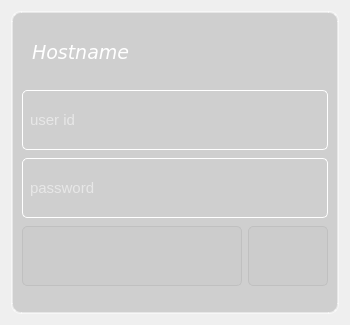
<?xml version="1.0" encoding="UTF-8"?>
<ui version="4.0">
 <class>LoginForm</class>
 <widget class="QWidget" name="LoginForm">
  <property name="geometry">
   <rect>
    <x>0</x>
    <y>0</y>
    <width>350</width>
    <height>325</height>
   </rect>
  </property>
  <property name="font">
   <font>
    <family>Andale Mono</family>
    <pointsize>12</pointsize>
   </font>
  </property>
  <property name="windowTitle">
   <string>LoginForm</string>
  </property>
  <property name="styleSheet">
   <string notr="true">QWidget {
    border-radius: 5px;
}
#formFrame{
border:2px solid rgba(255,255,255,0.5);
}

#hostnameLabel {
	color: white;
}

#formFrame { 
    background-color: rgba(80,80,80, 0.2);
    border-radius: 10px;
}

QComboBox,
QPushButton {
    color:black;
    border: 1px solid silver;
    background-color: rgba(200, 200, 200,0.5);
}




QComboBox::drop-down {
    border:none;
    width: 24px;
    text-align: right;
}

QComboBox::down-arrow {
    image: url(:/resources/dropdown.svg);
	color:red;
}
QLineEdit::focus{
border: 2px solid rgba(255, 236, 180 ,1);
	
}
QLineEdit{
color:white;
font-size:15px;
padding:5px;
border:1px solid white;
background-color: rgba(0,0,255,0);
}</string>
  </property>
  <layout class="QVBoxLayout" name="verticalLayout">
   <item>
    <widget class="QFrame" name="formFrame">
     <property name="sizePolicy">
      <sizepolicy hsizetype="Preferred" vsizetype="MinimumExpanding">
       <horstretch>0</horstretch>
       <verstretch>0</verstretch>
      </sizepolicy>
     </property>
     <layout class="QGridLayout" name="gridLayout">
      <property name="bottomMargin">
       <number>25</number>
      </property>
      <property name="verticalSpacing">
       <number>8</number>
      </property>
      <item row="0" column="0">
       <widget class="QLabel" name="hostnameLabel">
        <property name="minimumSize">
         <size>
          <width>0</width>
          <height>60</height>
         </size>
        </property>
        <property name="maximumSize">
         <size>
          <width>10000</width>
          <height>60</height>
         </size>
        </property>
        <property name="font">
         <font>
          <family>Bitstream Vera Sans</family>
          <pointsize>14</pointsize>
          <weight>50</weight>
          <italic>true</italic>
          <bold>false</bold>
         </font>
        </property>
        <property name="text">
         <string>Hostname</string>
        </property>
        <property name="alignment">
         <set>Qt::AlignLeading|Qt::AlignLeft|Qt::AlignVCenter</set>
        </property>
        <property name="margin">
         <number>0</number>
        </property>
        <property name="indent">
         <number>10</number>
        </property>
       </widget>
      </item>
      <item row="0" column="1">
       <widget class="QLabel" name="iconLabel">
        <property name="minimumSize">
         <size>
          <width>50</width>
          <height>50</height>
         </size>
        </property>
        <property name="maximumSize">
         <size>
          <width>50</width>
          <height>50</height>
         </size>
        </property>
        <property name="text">
         <string/>
        </property>
        <property name="pixmap">
         <pixmap resource="qt-lightdm-greeter.qrc">:/resources/rqt-2.png</pixmap>
        </property>
        <property name="scaledContents">
         <bool>true</bool>
        </property>
        <property name="alignment">
         <set>Qt::AlignCenter</set>
        </property>
       </widget>
      </item>
      <item row="1" column="0" colspan="2">
       <widget class="QLineEdit" name="userInput">
        <property name="minimumSize">
         <size>
          <width>200</width>
          <height>60</height>
         </size>
        </property>
        <property name="maximumSize">
         <size>
          <width>10000</width>
          <height>60</height>
         </size>
        </property>
        <property name="font">
         <font>
          <pointsize>-1</pointsize>
         </font>
        </property>
        <property name="echoMode">
         <enum>QLineEdit::Normal</enum>
        </property>
        <property name="placeholderText">
         <string>user id</string>
        </property>
       </widget>
      </item>
      <item row="2" column="0" colspan="2">
       <widget class="QLineEdit" name="passwordInput">
        <property name="minimumSize">
         <size>
          <width>0</width>
          <height>60</height>
         </size>
        </property>
        <property name="maximumSize">
         <size>
          <width>10000</width>
          <height>60</height>
         </size>
        </property>
        <property name="font">
         <font>
          <pointsize>-1</pointsize>
         </font>
        </property>
        <property name="text">
         <string/>
        </property>
        <property name="echoMode">
         <enum>QLineEdit::Password</enum>
        </property>
        <property name="alignment">
         <set>Qt::AlignLeading|Qt::AlignLeft|Qt::AlignVCenter</set>
        </property>
        <property name="placeholderText">
         <string>password</string>
        </property>
        <property name="margin" stdset="0">
         <number>0</number>
        </property>
        <property name="indent" stdset="0">
         <number>10</number>
        </property>
       </widget>
      </item>
      <item row="3" column="0">
       <widget class="QComboBox" name="sessionCombo">
        <property name="minimumSize">
         <size>
          <width>200</width>
          <height>60</height>
         </size>
        </property>
        <property name="maximumSize">
         <size>
          <width>10000</width>
          <height>60</height>
         </size>
        </property>
        <property name="font">
         <font>
          <family>Bitstream Vera Sans</family>
          <weight>50</weight>
          <bold>false</bold>
         </font>
        </property>
        <property name="sizeAdjustPolicy">
         <enum>QComboBox::AdjustToContents</enum>
        </property>
        <property name="frame">
         <bool>true</bool>
        </property>
       </widget>
      </item>
      <item row="3" column="1">
       <widget class="QComboBox" name="leaveComboBox">
        <property name="minimumSize">
         <size>
          <width>80</width>
          <height>60</height>
         </size>
        </property>
        <property name="maximumSize">
         <size>
          <width>80</width>
          <height>60</height>
         </size>
        </property>
        <item>
         <property name="text">
          <string/>
         </property>
         <property name="icon">
          <iconset resource="qt-lightdm-greeter.qrc">
           <normaloff>:/resources/leaveIcon.svg</normaloff>:/resources/leaveIcon.svg</iconset>
         </property>
        </item>
       </widget>
      </item>
     </layout>
    </widget>
   </item>
  </layout>
 </widget>
 <resources>
  <include location="qt-lightdm-greeter.qrc"/>
 </resources>
 <connections/>
</ui>
